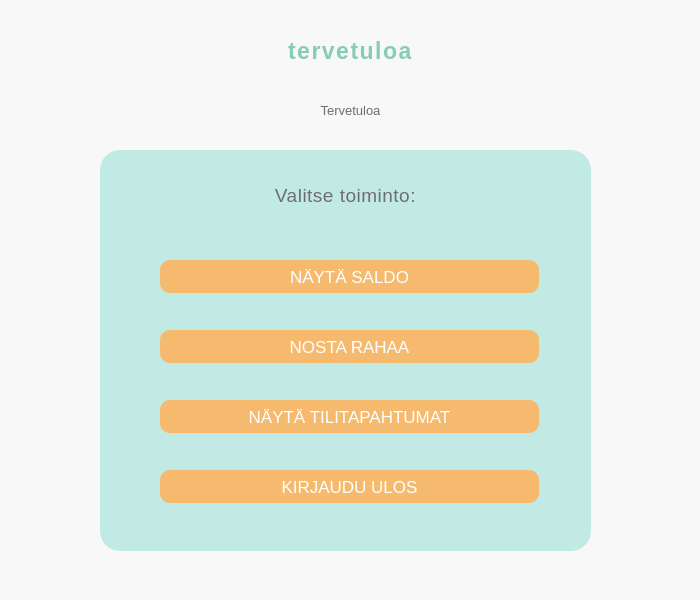
<?xml version="1.0" encoding="UTF-8"?>
<ui version="4.0">
 <class>selectActionMenu</class>
 <widget class="QDialog" name="selectActionMenu">
  <property name="geometry">
   <rect>
    <x>0</x>
    <y>0</y>
    <width>700</width>
    <height>600</height>
   </rect>
  </property>
  <property name="minimumSize">
   <size>
    <width>607</width>
    <height>555</height>
   </size>
  </property>
  <property name="windowTitle">
   <string>Dialog</string>
  </property>
  <property name="styleSheet">
   <string notr="true">background-color: rgb(248,248,248);
color: rgb(110,110,110);
</string>
  </property>
  <property name="modal">
   <bool>false</bool>
  </property>
  <widget class="QLabel" name="label_asiakkaan_tiedot">
   <property name="geometry">
    <rect>
     <x>0</x>
     <y>90</y>
     <width>701</width>
     <height>41</height>
    </rect>
   </property>
   <property name="font">
    <font>
     <pointsize>10</pointsize>
     <bold>false</bold>
    </font>
   </property>
   <property name="styleSheet">
    <string notr="true">color: rgb(110,110,110);
text-transform: uppercase;</string>
   </property>
   <property name="text">
    <string>Tervetuloa</string>
   </property>
   <property name="alignment">
    <set>Qt::AlignCenter</set>
   </property>
  </widget>
  <widget class="QLabel" name="label_valitse_toiminto">
   <property name="geometry">
    <rect>
     <x>110</x>
     <y>180</y>
     <width>471</width>
     <height>31</height>
    </rect>
   </property>
   <property name="font">
    <font>
     <pointsize>14</pointsize>
     <bold>false</bold>
    </font>
   </property>
   <property name="autoFillBackground">
    <bool>false</bool>
   </property>
   <property name="styleSheet">
    <string notr="true">text-transform: uppercase;
background-color: rgb(192, 234, 227);
letter-spacing: 0.5px;</string>
   </property>
   <property name="text">
    <string>Valitse toiminto:</string>
   </property>
   <property name="alignment">
    <set>Qt::AlignCenter</set>
   </property>
  </widget>
  <widget class="QPushButton" name="nappi_nayta_saldo">
   <property name="geometry">
    <rect>
     <x>160</x>
     <y>260</y>
     <width>379</width>
     <height>33</height>
    </rect>
   </property>
   <property name="font">
    <font>
     <pointsize>13</pointsize>
    </font>
   </property>
   <property name="styleSheet">
    <string notr="true">QPushButton {
color: rgb(255,255,255);
text-transform: uppercase;
background-color: rgb(246, 186, 111);
border-color: rgb(145, 187, 145);
border: 2px;
border-radius: 10px;
}

QPushButton:hover {
    background-color: (248,248,248);
}</string>
   </property>
   <property name="text">
    <string>NÄYTÄ SALDO</string>
   </property>
  </widget>
  <widget class="QPushButton" name="nappi_nosta_rahaa">
   <property name="geometry">
    <rect>
     <x>160</x>
     <y>330</y>
     <width>379</width>
     <height>33</height>
    </rect>
   </property>
   <property name="font">
    <font>
     <pointsize>13</pointsize>
    </font>
   </property>
   <property name="styleSheet">
    <string notr="true">color: rgb(255,255,255);
text-transform: uppercase;
background-color: rgb(246, 186, 111);
border-color: rgb(145, 187, 145);
border: 2px;
border-radius: 10px;</string>
   </property>
   <property name="text">
    <string>NOSTA RAHAA</string>
   </property>
  </widget>
  <widget class="QPushButton" name="nappi_nayta_tilitapahtumat">
   <property name="geometry">
    <rect>
     <x>160</x>
     <y>400</y>
     <width>379</width>
     <height>33</height>
    </rect>
   </property>
   <property name="font">
    <font>
     <pointsize>13</pointsize>
    </font>
   </property>
   <property name="styleSheet">
    <string notr="true">color: rgb(255,255,255);
text-transform: uppercase;
background-color: rgb(246, 186, 111);
border-color: rgb(145, 187, 145);
border: 2px;
border-radius: 10px;</string>
   </property>
   <property name="text">
    <string>NÄYTÄ TILITAPAHTUMAT</string>
   </property>
  </widget>
  <widget class="QPushButton" name="nappi_kirjaudu_ulos">
   <property name="geometry">
    <rect>
     <x>160</x>
     <y>470</y>
     <width>379</width>
     <height>33</height>
    </rect>
   </property>
   <property name="font">
    <font>
     <pointsize>13</pointsize>
    </font>
   </property>
   <property name="styleSheet">
    <string notr="true">color: rgb(255,255,255);
text-transform: uppercase;
background-color: rgb(246, 186, 111);
border-color: rgb(145, 187, 145);
border: 2px;
border-radius: 10px;</string>
   </property>
   <property name="text">
    <string>KIRJAUDU ULOS</string>
   </property>
  </widget>
  <widget class="QWidget" name="widget" native="true">
   <property name="geometry">
    <rect>
     <x>100</x>
     <y>150</y>
     <width>491</width>
     <height>401</height>
    </rect>
   </property>
   <property name="styleSheet">
    <string notr="true">background-color: rgb(192, 234, 227);
border-radius: 20px;</string>
   </property>
  </widget>
  <widget class="QLabel" name="label">
   <property name="geometry">
    <rect>
     <x>0</x>
     <y>30</y>
     <width>701</width>
     <height>41</height>
    </rect>
   </property>
   <property name="font">
    <font>
     <pointsize>17</pointsize>
     <bold>true</bold>
    </font>
   </property>
   <property name="styleSheet">
    <string notr="true">text-transform: uppercase;
letter-spacing: 1.5px;
color: rgb(135, 203, 185);</string>
   </property>
   <property name="text">
    <string>tervetuloa</string>
   </property>
   <property name="alignment">
    <set>Qt::AlignCenter</set>
   </property>
  </widget>
  <zorder>widget</zorder>
  <zorder>label_asiakkaan_tiedot</zorder>
  <zorder>label_valitse_toiminto</zorder>
  <zorder>nappi_nayta_saldo</zorder>
  <zorder>nappi_nosta_rahaa</zorder>
  <zorder>nappi_nayta_tilitapahtumat</zorder>
  <zorder>nappi_kirjaudu_ulos</zorder>
  <zorder>label</zorder>
 </widget>
 <resources/>
 <connections/>
</ui>
